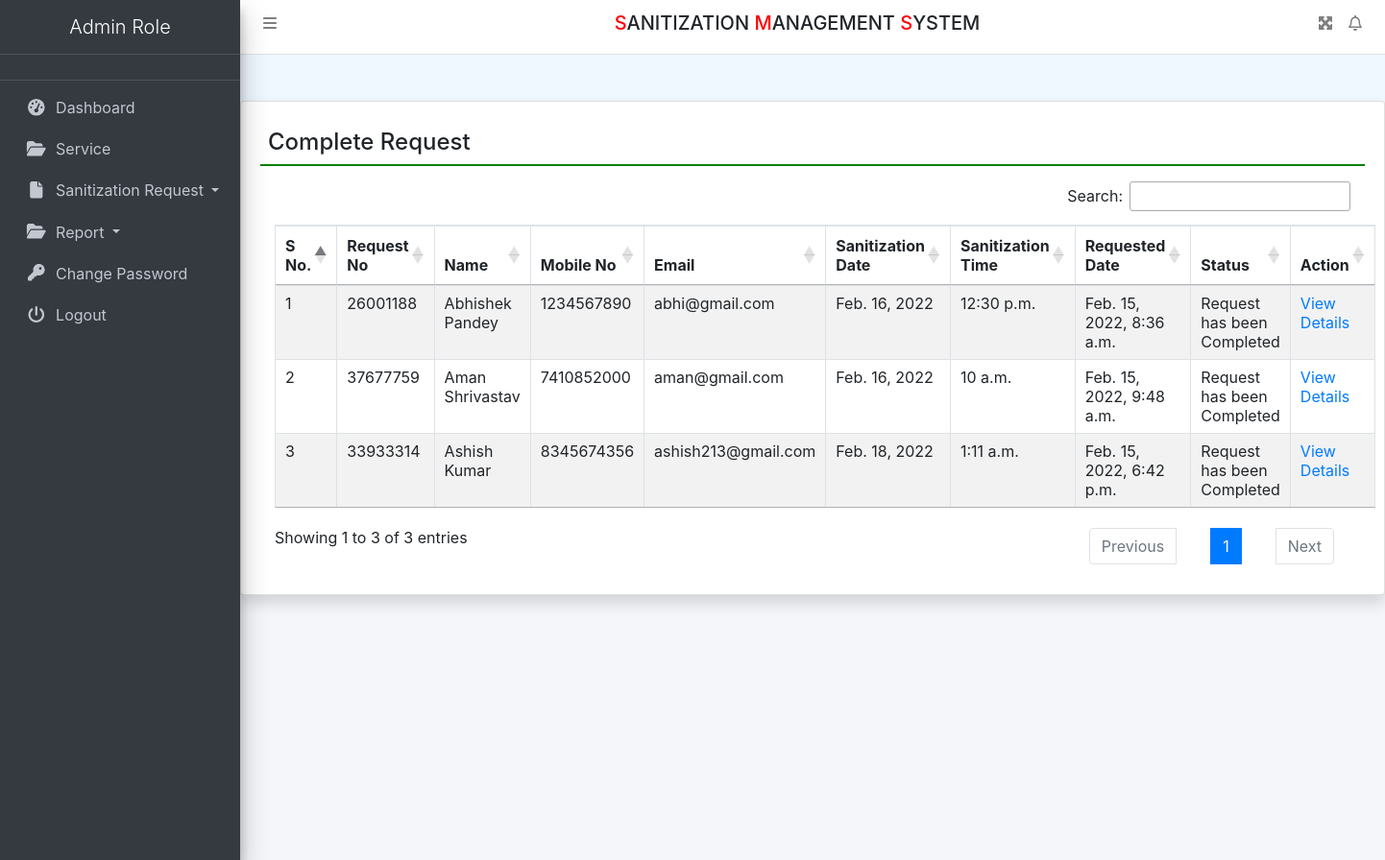
The page /completeReq (signed in) on the database its author committed.
### sanitization/models.py (models this page shows, shortened)
class Requests(models.Model):
    RequestID = models.CharField(max_length=50, null=True)
    user = models.ForeignKey(User, on_delete=models.CASCADE)
    service = models.ForeignKey(Services, on_delete=models.CASCADE)
    DateofSanitization = models.DateField(null=True)
    TimeofSanitization = models.TimeField(null=True)
    Address = models.CharField(max_length=250, null=True)
    MobileNumber = models.CharField(max_length=15, null=True)
    State = models.CharField(max_length=150, null=True)
    City = models.CharField(max_length=150, null=True)
    Message = models.CharField(max_length=350, null=True)
    RequestDate = models.DateTimeField(auto_now_add=True)
    Remark = models.CharField(max_length=250, null=True)
    Status = models.CharField(max_length=100, null=True)
    UpdationDate = models.DateField(null=True)

### sanitization/views.py (the view)
# urls.py: path('completeReq', completeReq, name='completeReq'),
def completeReq(request):
    if not request.user.is_authenticated:
        return redirect('admin_login')
    requests = Requests.objects.filter(Status='Request has been Completed')
    return render(request, 'completeReq.html', locals())

### sanitization/templates/completeReq.html
{% extends 'header.html' %}
{% block main %}
<div class="card shadow mt-5">
    <div class="card-body">
        <h4 class="p-2" style="border-bottom: 2px solid green;">Complete Request</h4>
        <div class="container-fluid mt-3">
            <table id="example" class="table table-striped table-bordered">
                <thead>
                <tr>
                    <th>S No.</th>
                    <th>Request No</th>
                    <th>Name</th>
                    <th>Mobile No</th>
                    <th>Email</th>
                    <th>Sanitization Date</th>
                    <th>Sanitization Time</th>
                    <th>Requested Date</th>
                    <th>Status</th>
                    <th>Action</th>
                </tr>
                </thead>
                <tbody>
                {% for i in requests %}
                <tr>
                    <td>{{forloop.counter}}</td>
                    <td>{{i.RequestID}}</td>
                    <td>{{i.user.first_name}}</td>
                    <td>{{i.MobileNumber}}</td>
                    <td>{{i.user.username}}</td>
                    <td>{{i.DateofSanitization}}</td>
                    <td>{{i.TimeofSanitization}}</td>
                    <td>{{i.RequestDate}}</td>
                    {% if i.Status == null %}
                    <td>Not Update Yet</td>
                    {% else %}
                    <td>{{i.Status}}</td>
                    {% endif %}
                    <td><a href="{% url 'request_details' i.id %}">View Details</a></td>
                </tr>
                {% endfor %}
                </tbody>
            </table>
        </div>
    </div>
</div>
{% endblock %}

### sanitization/templates/header.html (style rules this page uses)
body { background-color: aliceblue; }

### rows shown on the page
Requests: RequestID "26001188", user.first_name "Abhishek Pandey", MobileNumber "1234567890", user.username "abhi@gmail.com", DateofSanitization "Feb. 16, 2022", TimeofSanitization "12:30 p.m.", RequestDate "Feb. 15, 2022, 8:36 a.m.", Status "Request has been Completed"
Requests: RequestID "37677759", user.first_name "Aman Shrivastav", MobileNumber "7410852000", user.username "aman@gmail.com", DateofSanitization "Feb. 16, 2022", TimeofSanitization "10 a.m.", RequestDate "Feb. 15, 2022, 9:48 a.m.", Status "Request has been Completed"
Requests: RequestID "33933314", user.first_name "Ashish Kumar", MobileNumber "8345674356", user.username "ashish213@gmail.com", DateofSanitization "Feb. 18, 2022", TimeofSanitization "1:11 a.m.", RequestDate "Feb. 15, 2022, 6:42 p.m.", Status "Request has been Completed"
